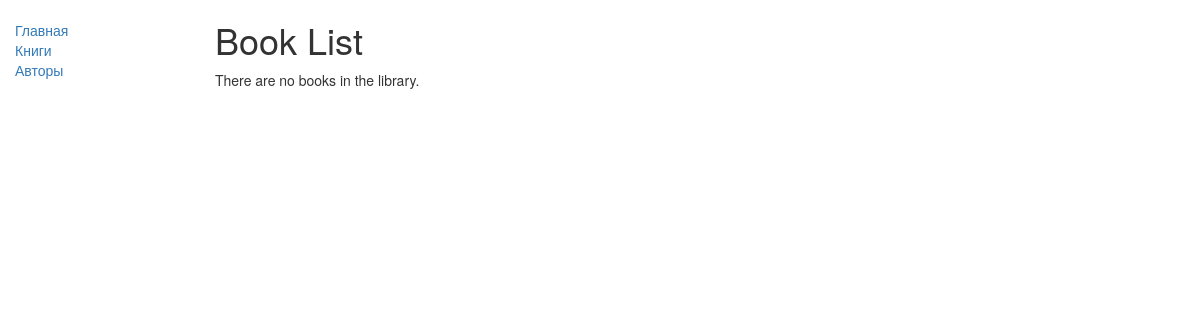
Before: /catalog/books/ with the older database file.
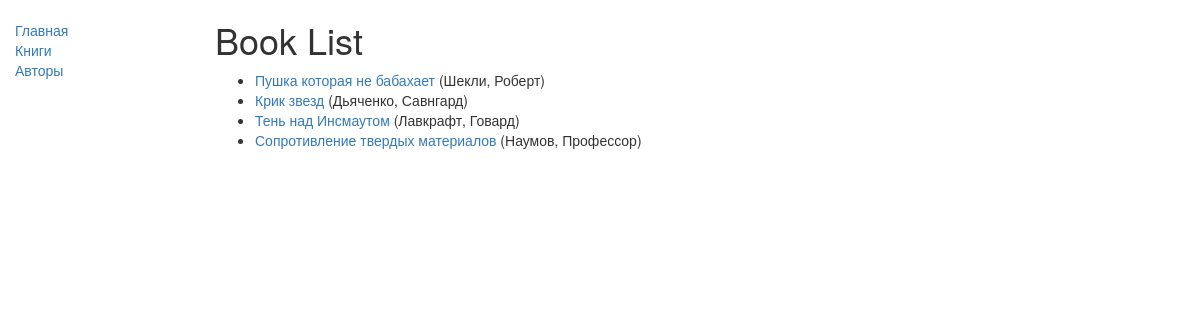
After: the same page with the newer database file.
### catalog/models.py (models this page shows, shortened)
class Book(models.Model):
    title = models.CharField(max_length=200)
    author = models.ForeignKey('Author', on_delete=models.SET_NULL, null=True)
    summary = models.TextField(
        max_length=1000, help_text="Enter a brief description of the book")
    isbn = models.CharField(
        'ISBN', max_length=13, help_text='13 Character <a href="https://www.isbn-international.org/content/what-isbn">ISBN number</a>')
    genre = models.ManyToManyField(
        Genre, help_text="Select a genre for this book")
    language = models.ForeignKey(
        'Language', on_delete=models.SET_NULL, null=True)
    def get_absolute_url(self):
        return reverse('book-detail', args=[str(self.id)])
    def display_genre(self):
        """
        Creates a string for the Genre. This is required to display genre in Admin.
        """
        return ', '.join([ genre.name for genre in self.genre.all()[:3] ])
    display_genre.short_description = 'Genre'

class Author(models.Model):
    first_name = models.CharField(max_length=100)
    last_name = models.CharField(max_length=100)
    date_of_birth = models.DateField(null=True, blank=True)
    date_of_death = models.DateField('Died', null=True, blank=True)
    def __str__(self):
        return '%s, %s' % (self.last_name, self.first_name)

### catalog/views.py (the view)
class BookListView(generic.ListView):
    model = Book
    paginate_by = 10

### catalog/templates/catalog/book_list.html
{% extends "base_generic.html" %}
{% block content %}
    <h1>Book List</h1>
    {% if book_list %}
    <ul>
      {% for book in book_list %}
      <li>
        <a href="{{ book.get_absolute_url }}">{{ book.title }}</a> ({{book.author}})
      </li>
      {% endfor %}
    </ul>
    {% else %}
      <p>There are no books in the library.</p>
    {% endif %}
{% endblock %}

### catalog/templates/base_generic.html (shortened to what this page needs)
<!DOCTYPE html>
<html lang="en">
<head>
    <link rel="stylesheet" href="https://maxcdn.bootstrapcdn.com/bootstrap/3.3.7/css/bootstrap.min.css">
    {% load static %}
    <link rel="stylesheet" href="{% static 'css/styles.css' %}">
</head>
<body>
    <div class="container-fluid">
        <div class="row">
            <div class="col-sm-2">
                {% block sidebar %}
                <ul class="sidebar-nav">
                    <li><a href="{% url 'index' %}">Главная</a></li>
                    <li><a href="{% url 'books' %}">Книги</a></li>
                    <li><a href="{% url 'authors' %}">Авторы</a></li>
                </ul>
                {% endblock %}
            </div>
            <div class="col-sm-10 ">
                {% block content %}{% endblock %}
            </div>
        </div>
    </div>
</body>
</html>

### catalog/static/css/styles.css (style rules this page uses)
.sidebar-nav { margin-top: 20px; padding: 0; list-style: none; }

Changed rows visible on the page:
added Book: title "Пушка которая не бабахает", author "Шекли, Роберт"
added Book: title "Крик звезд", author "Дьяченко, Савнгард"
added Book: title "Тень над Инсмаутом", author "Лавкрафт, Говард"
added Book: title "Сопротивление твердых материалов", author "Наумов, Профессор"
Other visible differences:
text no longer shown: "There are no books in the library."
